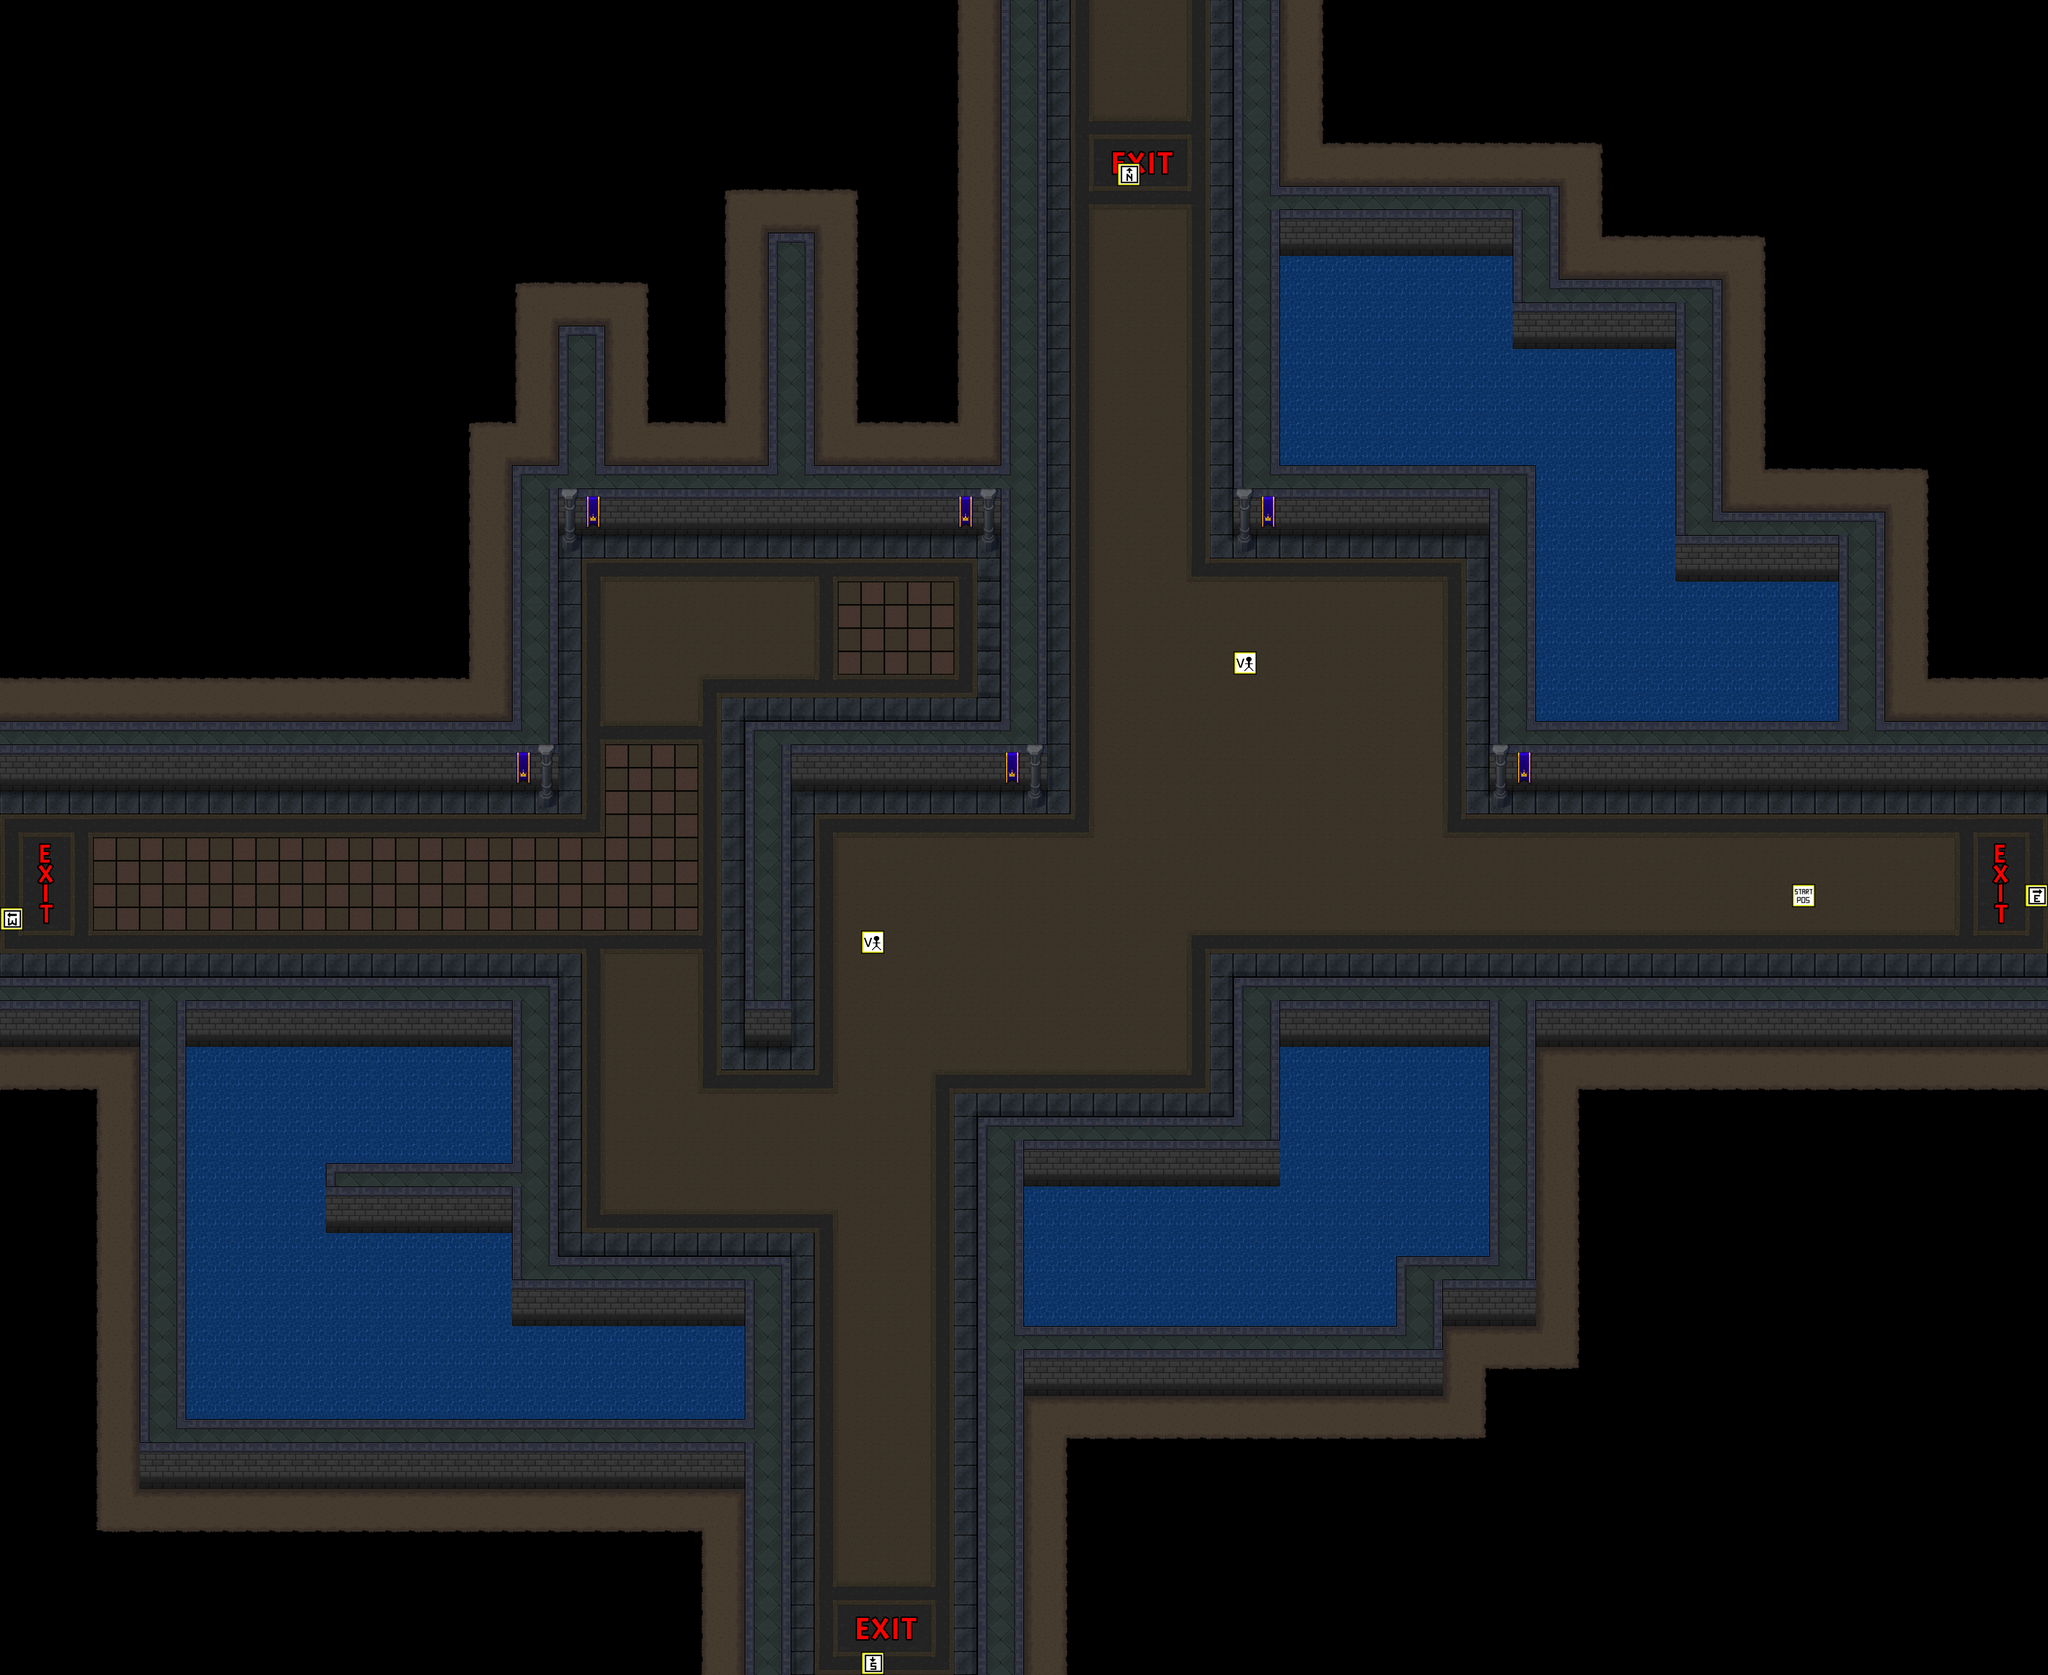

This is a level from a 2D game, rendered from its Tiled map with the project's own tilesets. A one-line summary and the map file follow, with tile-layer data summarised:
An orthogonal 88x72 tile map with 64x64 px tiles, 3 tile layers (game tiles, extra game tiles, marker tiles), 2 tilesets and 11 objects (11x Collision).

<map version="1.2" tiledversion="1.3.4" orientation="orthogonal" renderorder="left-up" compressionlevel="0" width="88" height="72" tilewidth="64" tileheight="64" infinite="0" nextlayerid="61" nextobjectid="864">
 <tileset firstgid="1" name="marker_tiles" tilewidth="64" tileheight="64" tilecount="100" columns="10">
  <image source="marker_tiles.png" width="640" height="640" />
 </tileset>
 <tileset firstgid="101" name="tileset2" tilewidth="64" tileheight="64" tilecount="616" columns="22">
  <image source="tileset2.png" width="1408" height="1792" />
 </tileset>
 <layer id="56" name="game tiles" width="88" height="72" opacity="0.97">
  <data>[6336 cells, 4059 non-empty, 68 distinct tile ids]</data>
 </layer>
 <layer id="57" name="extra game tiles" width="88" height="72">
  <data>[6336 cells, 54 non-empty, 21 distinct tile ids]</data>
 </layer>
 <layer id="58" name="marker tiles" width="88" height="72">
  <data>[6336 cells, 7 non-empty, 6 distinct tile ids]</data>
 </layer>
 <objectgroup color="#ffaa00" id="42" name="collision">
  <object id="833" name="Wall" type="Collision" x="0" y="2688" width="1536" height="1920" />
  <object id="834" name="Wall" type="Collision" x="1536" y="3456" width="640" height="1152" />
  <object id="835" name="Wall" type="Collision" x="3392" y="2688" width="2240" height="1920" />
  <object id="836" name="Wall" type="Collision" x="2688" y="3072" width="704" height="1536" />
  <object id="837" name="Wall" type="Collision" x="4096" y="1472" width="1536" height="704" />
  <object id="838" name="Wall" type="Collision" x="3392" y="0" width="2240" height="1472" />
  <object id="839" name="Wall" type="Collision" x="0" y="0" width="2880" height="1472" />
  <object id="840" name="Wall" type="Collision" x="0" y="1472" width="1536" height="704" />
  <object id="861" name="Wall" type="Collision" x="2752" y="1472" width="128" height="512" />
  <object id="862" name="Wall" type="Collision" x="2048" y="2176" width="128" height="704" />
  <object id="863" name="Wall" type="Collision" x="2048" y="1984" width="832" height="192" />
 </objectgroup>
</map>
